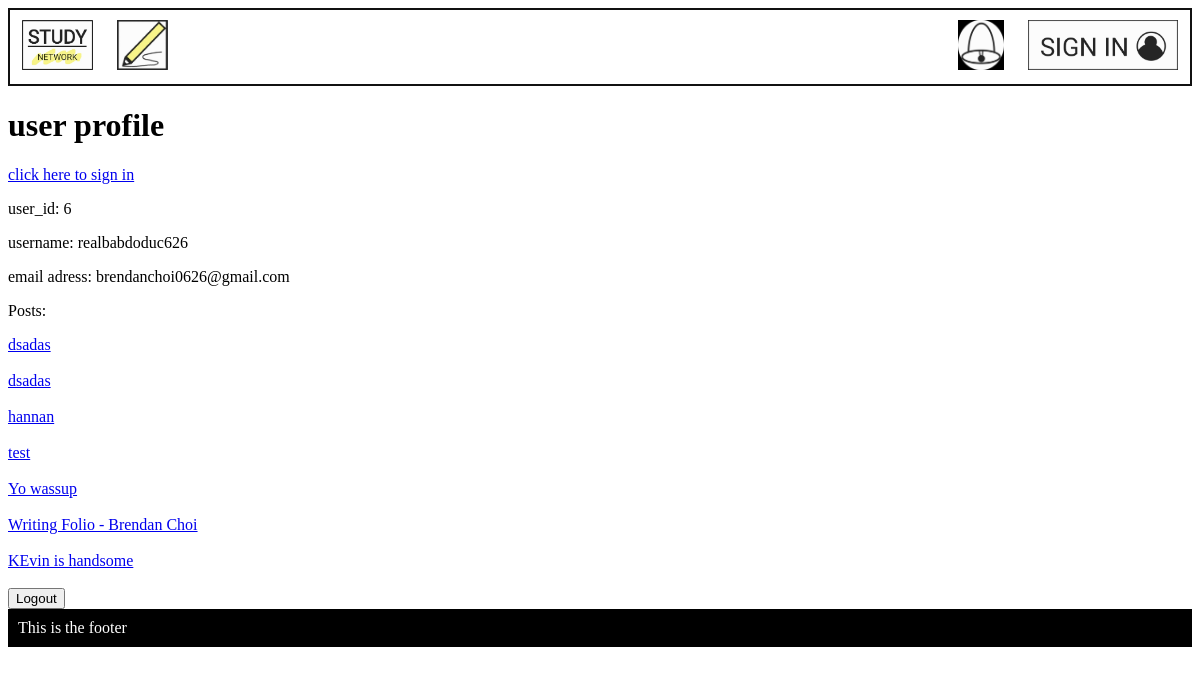
Page /profile/6 on the committed database.
### models.py (models this page shows)
class User(db.Model):
    __tablename__ = 'User'
    id = db.Column(db.Integer, primary_key=True)
    username = db.Column(db.Text)
    email = db.Column(db.Text)
    password = db.Column(db.Text)
    user_post = db.relationship('Post', back_populates='post_user')
    notifications_user = db.relationship('Notification', back_populates='users_notification')
    users = db.relationship('Comment', back_populates='post')

class Post(db.Model):
    __tablename__ = 'Post'
    id = db.Column(db.Integer, primary_key=True)
    title = db.Column(db.Text)
    discussion = db.Column(db.Text)
    date = db.Column(db.Integer)
    comments = db.Column(db.Integer)
    user_id = db.Column(db.Integer, db.ForeignKey('User.id'))
    post_user = db.relationship('User', back_populates='user_post')
    replies_post = db.relationship('Reply', secondary=PostReply, back_populates='posts_reply')
    categories_post = db.relationship('Category', secondary=PostCategory, back_populates='posts_category')
    notifications_post = db.relationship('Notification', back_populates='posts_notification')
    posts = db.relationship('Comment', back_populates='user')

### main.py (the view)
@app.route('/profile/<int:id>')
def profile(id):
    user_info = models.User.query.filter_by(id = id).first()
    post_info = models.Post.query.filter_by(user_id = id).all()
    if g.logged_in_user:
        logged_in_user_info = models.User.query.filter_by(id = session["logged_in_user"]).first()
        return render_template('profile.html', user=user_info, post=post_info, loginuser=logged_in_user_info)
    else:
        return render_template('profile.html', user=user_info, post=post_info)

### main.py (called while the page is built)
@app.before_request
def before_request():
    g.logged_in_user = None
    if 'logged_in_user' in session:
        g.logged_in_user = session['logged_in_user']

### templates/profile.html
{% extends 'layout.html' %}
{% block content %}
<h1>user profile</h1>
{% if g.logged_in_user %}
    <p>logged in as <strong>{{loginuser.username}}</strong></p>
{% else %}
    <a href="/user">click here to sign in</a>
{% endif %}
<p>user_id: {{ user.id }}</p>
<p>username: {{ user.username }}</p>
<p>email adress: {{ user.email }}</p>
<p>Posts:</p>
{% for x in post %}
    <a href="/comment/{{x.id}}">{{x.title}}</a><br><br>
{% endfor %}
<button onclick="window.location = 'http://127.0.0.1:5000/logout'" type="submit">Logout</button>
{% endblock %}

### rows in the picture
User: id "6", username "realbabdoduc626", email "brendanchoi0626@gmail.com"
Post: title "dsadas"
Post: title "dsadas"
Post: title "hannan"
Post: title "test"
Post: title "Yo wassup"
Post: title "Writing Folio - Brendan Choi"
Post: title "KEvin is handsome"
